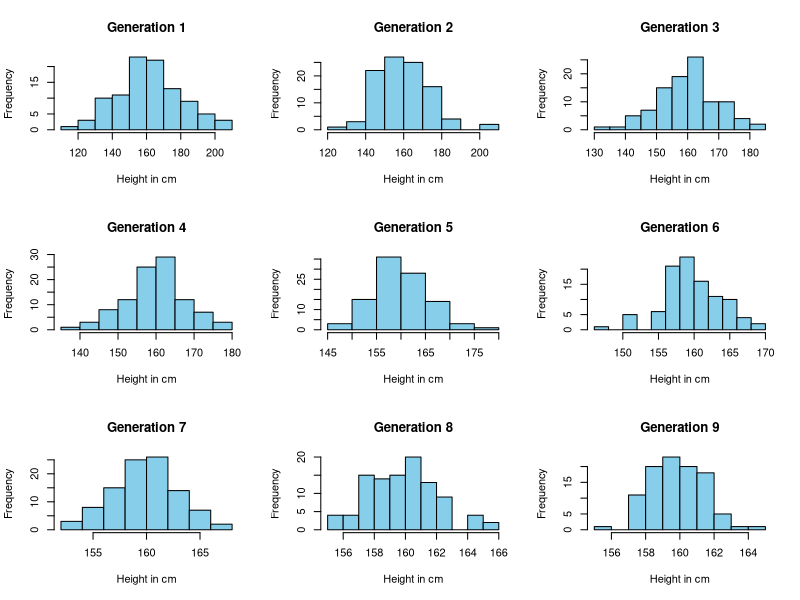
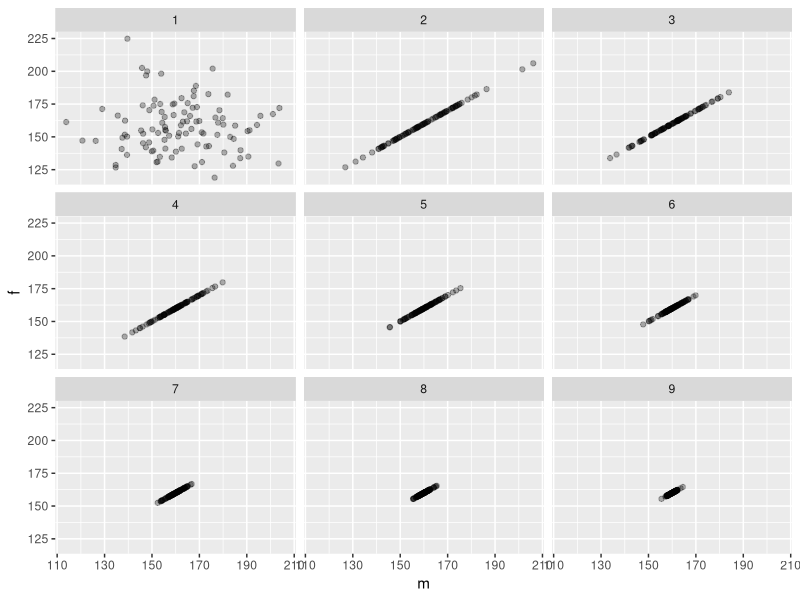
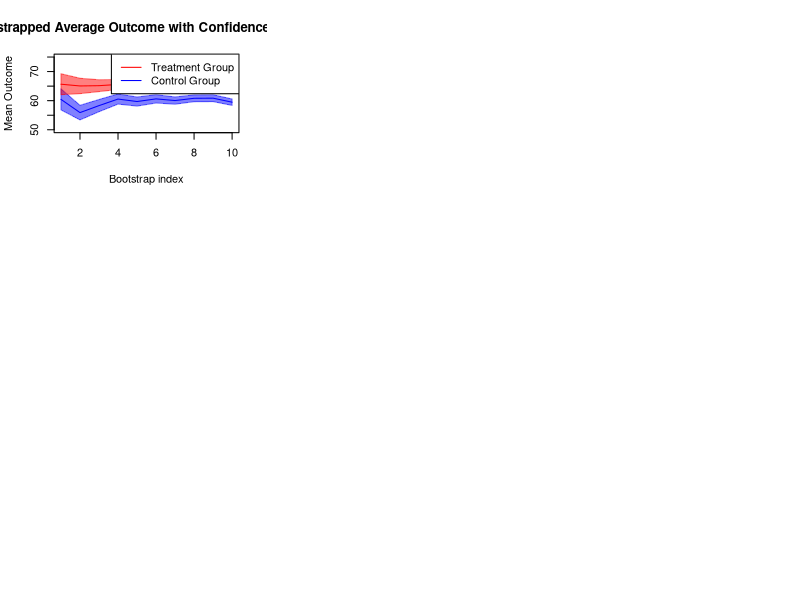

The R source for these figures, in order:
## ---- chunk 1
set.seed(123)
pop <- data.frame(m = rnorm(100, 160, 20), f = rnorm(100, 160, 20))
## ---- chunk 2
next_gen <- function(pop) {
    pop$m <- sample(pop$m)
    pop$m <- rowMeans(pop)
    pop$f <- pop$m
    pop
}
## ---- chunk 3
gen1 = pop
for (i in 2:9){
  assign(paste("gen", i, sep=''), next_gen(get(paste("gen", i-1, sep=''))))
}

par(mfrow = c(3, 3))
for (i in 1:9){
  hist(get(paste("gen", i, sep=''))[,"m"], main = paste("Generation", i), xlab = "Height in cm", col = 'skyblue')
}

## ---- chunk 4
library(ggplot2)

all <- rbind(gen1, gen2, gen3, gen4, gen5, gen6, gen7, gen8, gen9)
all[,"gen"] = NA
n = 1
for (i in 1:9){
  all[seq(n,n+99),"gen"] = i
  n = n + 100
}

p <- ggplot(data=all) + geom_point(mapping = aes(x=m, y=f), alpha = 0.3)
p + facet_wrap(~gen)
## ---- chunk 5
n = 250
meanbm_t = c()
meanbm_c = c()
ci_t = matrix(nrow = 10, ncol =2)
ci_c = matrix(nrow = 10, ncol =2)
ind = 1
for (n in seq(250, 2500, length.out = 10)){
  dat = data.frame(treatment = rbinom(n, 1, 0.5), outcome = rnorm(n, mean = 60, sd = 20))
  for (i in 1:nrow(dat)){
    if (dat[i,"treatment"] == 1)
      dat[i, "outcome"] = dat[i, "outcome"] + 5
  }
  bm_c = numeric(1000)
  bm_t = numeric(1000)
  l_c = numeric(1000)
  u_c = numeric(1000)
  l_t = numeric(1000)
  u_t = numeric(1000)
  for (i in 1:1000){
    sc <- sample(dat[which(dat[,"treatment"]==0),"outcome"], n/2, replace=TRUE)
    st <- sample(dat[which(dat[,"treatment"]==1),"outcome"], n/2, replace=TRUE)
    bm_c[i] <- mean(sc)
    bm_t[i] <- mean(st)
    l_c[i] <- mean(sc) + qnorm(0.025) * sd(sc) / sqrt(length(sc))
    u_c[i] <- mean(sc) + qnorm(0.975) * sd(sc) / sqrt(length(sc))
    l_t[i] <- mean(st) + qnorm(0.025) * sd(st) / sqrt(length(st))
    u_t[i] <- mean(st) + qnorm(0.975) * sd(st) / sqrt(length(st))
  }
  meanbm_t[ind] = mean(bm_t)
  meanbm_c[ind] = mean(bm_c)
  ci_t[ind,1] <- mean(l_t)
  ci_t[ind,2] <- mean(u_t)
  ci_c[ind,1] <- mean(l_c)
  ci_c[ind,2] <- mean(u_c)
  ind = ind + 1
}
## ---- chunk 6
makeTransparent = function(..., alpha=0.5) {
  if(alpha<0 | alpha>1) stop("alpha must be between 0 and 1")
  alpha = floor(255*alpha)  
  newColor = col2rgb(col=unlist(list(...)), alpha=FALSE)
  .makeTransparent = function(col, alpha) {
    rgb(red=col[1], green=col[2], blue=col[3], alpha=alpha, maxColorValue=255)
  }
  newColor = apply(newColor, 2, .makeTransparent, alpha=alpha)
  return(newColor)
}
## ---- chunk 7
x = seq(1, 10, by=1)
plot(meanbm_c, type = "l", col = 'blue', ylim = c(50,75), main = "Bootstrapped Average Outcome with Confidence Intervals", xlab = "Bootstrap index", ylab = "Mean Outcome")
polygon(x = c(x, rev(x)), y = c(ci_c[,1], rev(ci_c[,2])), col = makeTransparent('blue',alpha=0.5), border = makeTransparent('blue',alpha=0.5))
polygon(x = c(x, rev(x)), y = c(ci_t[,1], rev(ci_t[,2])), col=makeTransparent('red',alpha=0.5), border = makeTransparent('red',alpha=0.5))
lines(meanbm_t, col = 'red')
legend("topright", legend = c("Treatment Group", "Control Group"), lty = c(1,1), col = c("red", "blue"))
